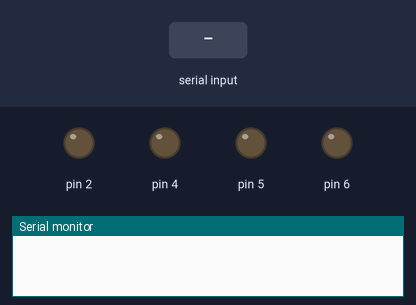
This sketch was run on a simulated Arduino Uno, built with avr-gcc and run on an emulated ATmega328P. Parts: output pins drawn as LEDs (lit = HIGH), the last lines printed to the serial monitor. Inputs (shaded band) come from the test bench.

Above: at 1.2 s.
1.3 s: "P" received over the second serial link
At 1.7 s:
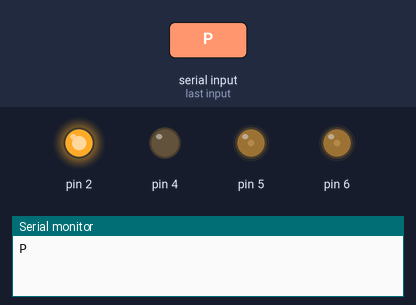
2.8 s: "G" received over the second serial link
At 4.0 s:
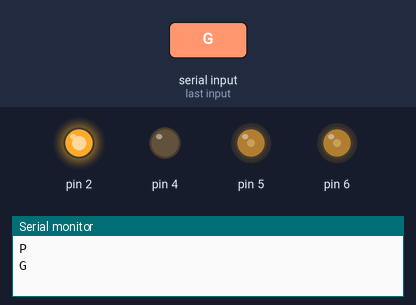
4.3 s: "S" received over the second serial link
At 5.2 s:
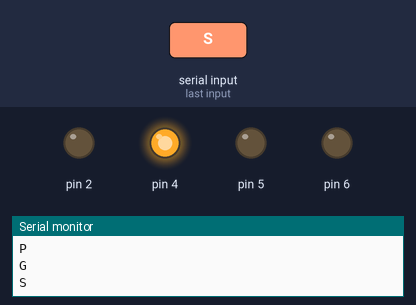
5.8 s: "U" received over the second serial link
At 6.3 s:
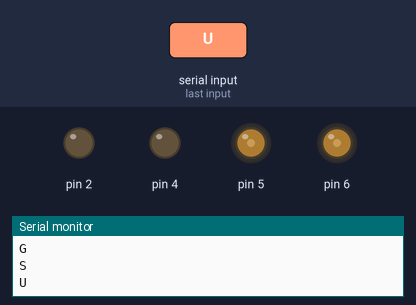
7.3 s: "R" received over the second serial link
At 8.7 s:
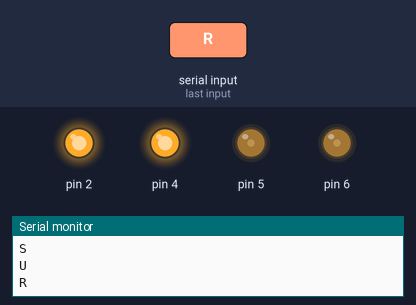
Timing chart, 0 to 9.8 s (numbered marks = the images above; inputs shaded):
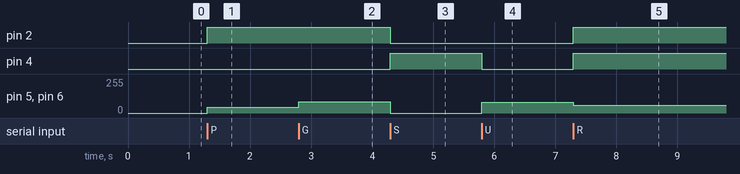

The sketch:

ArduinoCar.ino
```cpp
#include <SoftwareSerial.h>
SoftwareSerial SUART(11, 10); //SRX, STX

//STATUS: DETECTION IS WORKING

void setup()
{
  Serial.begin(9600);
  SUART.begin(9600);
  pinMode(2, OUTPUT);
  pinMode(5, OUTPUT);
  pinMode(4, OUTPUT);
  pinMode(6, OUTPUT);
  pinMode(1, INPUT);
}

void Stop() {
  digitalWrite(2,LOW);
  analogWrite(5,0);
  digitalWrite(4,HIGH);
  analogWrite(6,0);
}

void Move_Backward(int speed) {
  digitalWrite(2,LOW);
  analogWrite(5,speed);
  digitalWrite(4,HIGH);
  analogWrite(6,speed);
}

void Rotate_Left(int speed) {
  digitalWrite(2,LOW);
  analogWrite(5,speed);
  digitalWrite(4,LOW);
  analogWrite(6,speed);
}

void Rotate_Right(int speed) {
  digitalWrite(2,HIGH);
  analogWrite(5,speed);
  digitalWrite(4,HIGH);
  analogWrite(6,speed);
}

void Move_Forward(int speed) {
  digitalWrite(2,HIGH);
  analogWrite(5,speed);
  digitalWrite(4,LOW);
  analogWrite(6,speed);
}

void loop()
{
  char y;
  if (SUART.available()!=0)
  {
    char y = SUART.read();
    Serial.println(y);
    switch (y) {
      case 'P': // Pedestrian Sign
        Move_Forward(45);
        break;
      case 'G': // GO
        Move_Forward(85);
        break;
      case 'S': // STOP SIGN
        Stop();
        break;
      case 'U': // U-TURN SIGN
        Rotate_Left(80);
        break;
      case 'N': //NULL
        Stop();
        break;
      case 'R': //RIGHT TURN SIGN
        Rotate_Right(60);
        break;
      case 'T':
        Stop();
        break;
    }
  }
}
```

Measured:
- after the input at 1.3 s, pin 2: LOW → HIGH at once; pin 5, pin 6: 0/255 → 45/255 at once
- after the input at 2.8 s, pin 5, pin 6: 45/255 → 85/255 at once
- after the input at 4.3 s, pin 2: HIGH → LOW at once; pin 4: LOW → HIGH at once; pin 5, pin 6: 85/255 → 0/255 at once
- after the input at 5.8 s, pin 4: HIGH → LOW at once; pin 5, pin 6: 0/255 → 80/255 at once
- after the input at 7.3 s, pin 2, pin 4: LOW → HIGH at once; pin 5, pin 6: 80/255 → 60/255 at once
